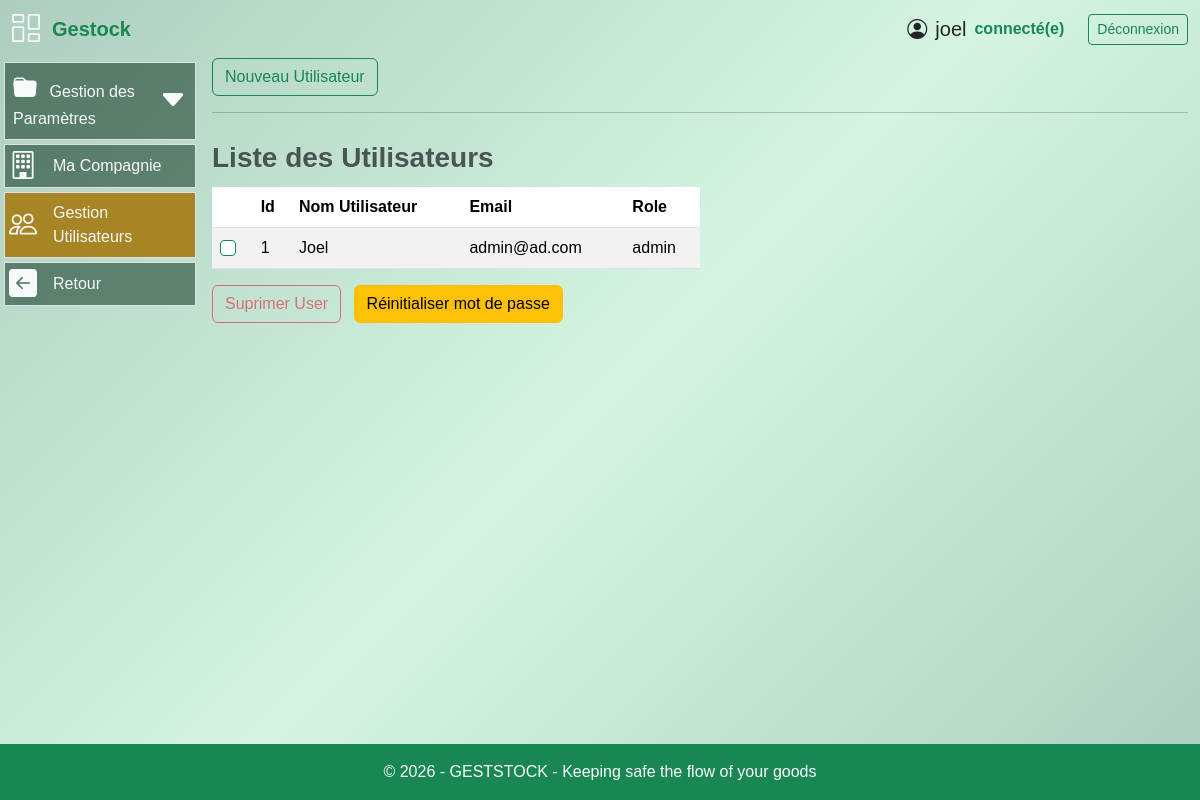
The page /gestion_materiel/user (signed in) on the database its author committed.
### models.py (models this page shows, shortened)
class User(UserMixin, db.Model):
  id = db.Column(db.Integer, primary_key=True)
  username = db.Column(db.String(64), index=True, nullable=False)
  email = db.Column(db.String(120), unique=True, nullable=False)
  password_hash = db.Column(db.String(256))
  role = db.Column(db.String(20), nullable=False, default='operateur')
  joined_at = db.Column(db.DateTime(), default = datetime.utcnow, index = True)
  must_change_password = db.Column(db.Boolean, default=False)
  __table_args__ = (
      db.UniqueConstraint('email', name='uq_user_email'),
  )

### routes.py (the view, shortened to what this page needs)
@app.route('/gestion_materiel/user', methods=['GET', 'POST'])
@login_required
def creer_user():
    form = UserForm()
    user = User.query.order_by(User.username).all()
    return render_template('user.html', form=form, user=user)

### forms.py
class UserForm(FlaskForm):
  username = StringField('Nom Utilisateur', validators=[DataRequired()])
  email = EmailField('Email', validators=[DataRequired(), Email()])
  password = PasswordField('Mot de Passe', validators=[Optional()])
  role = SelectField(
    'Role',
    choices=[
        ('superadmin', 'SuperAdmin'),
      ('admin', 'Admin'),
      ('support', 'Support'),
      ('operateur', 'Operateur'),
      ('finance', 'Finance')
    ],
    validators=[DataRequired()]
  )
  submit = SubmitField('Register')

### routes.py (called while the page is built)
@app.after_request
def disable_cache(response):
    response.headers["Cache-Control"] = "no-store, no-cache, must-revalidate, private"
    response.headers["Pragma"] = "no-cache"
    response.headers["Expires"] = "0"
    return response

@login_manager.user_loader
def load_user(user_id):
    return User.query.get(int(user_id))

@app.context_processor
def utility_processor():
    def is_active(prefix):
        return request.endpoint and prefix in request.endpoint
    return dict(is_active=is_active)

### templates/user.html (shortened to what this page needs)
{% extends "base.html" %}
{% block content %}
<div class="row">
    <div class="col">
        <a class="btn btn-outline-success me-3" data-bs-toggle="modal"
        data-bs-target="#addusermodal">Nouveau Utilisateur</a>
    </div>
</div>
<hr>
{% if user %}
      <form action="{{ url_for('delete_users') }}" method="post">
        <table class="table caption-top table-striped w-50 px-1">
          <caption class="fs-3 fw-semibold">
            Liste des Utilisateurs
        </caption>
      <thead>
        <tr>
          <th scope="col"></th>
          <th scope="col">Id</th>
          <th scope="col">Nom Utilisateur</th>
          <th scope="col">Email</th>
          <th scope="col">Role</th>
        </tr>
      </thead>
      <tbody>
        {% for user in user %}
        <tr class="user-row"
            data-id="{{ user.id }}"
            data-username="{{ user.username }}"
            data-email="{{ user.email }}"
            style="cursor:pointer">
          <td>
            <input class="form-check-input border-success produit-checkbox"
            name="user_ids"
            type="checkbox" value="{{user.id}}">
          </td>
          <td>{{ loop.index }}</td>
          <td>{{user.username.capitalize()}}</td>
          <td>{{user.email}}</td>
          <td>{{user.role}}</td>
        </tr>
        {% endfor %}
      </tbody>
    </table>
    <button type="submit" class="btn btn-outline-danger"
      onclick="return confirm('Voulez-vous supprimer ce ou ces utilisateurs ?')">Suprimer User
    </button>
    <button type="button"
        class="btn btn-warning ms-2"
        onclick="submitResetPassword()">
        Réinitialiser mot de passe
    </button>
    </form>
</div>
{% else %}
<div class="alert alert-warning text-center">
        Aucun User enregistré pour le moment.
    </div>
{% endif %}
{% endblock %}

### templates/base.html (shortened to what this page needs)
<!DOCTYPE html>
<html lang="fr">
<head>
    <link rel="stylesheet" href="/static/style/styles.css">
    <link rel="stylesheet" href="{{ url_for('static', filename='css/bootstrap.min.css') }}">
    <link rel="stylesheet" href="{{ url_for('static', filename='style/styles.css') }}">
    <link rel="stylesheet" href="https://cdn.jsdelivr.net/npm/bootstrap-icons@1.11.3/font/bootstrap-icons.css">
</head>
<body class="d-flex flex-column min-vh-100 bg-gradient-success">
    <header class="container-fluid py-2">
        <div class="row align-items-between">
            <div class="col-2 gap-2 d-flex align-items-center">
                    <i class="bi bi-columns-gap text-light fs-3"></i>
                <span class="fs-5 px-1 fw-semibold text-success">
                    Gestock
                </span>
            </div>
            <div class="col-10 d-flex gap-4 justify-content-end align-items-center">
                {% if current_user.is_authenticated %}
                    <div class="d-flex justify-content-end align-items-center ">
                        <span class="fs-5 d-flex justify-content-end mx-2 align-items-center">
                            <i class="bi bi-person-circle fs-5 mx-2"></i>
                            {{ current_user.username }}
                        </span>
                        <span class="fs-6 fw-semibold text-success">connecté(e)</span>
                    </div>
                    <div>
                        <a href="{{ url_for('logout') }}" class="btn btn-sm btn-outline-success">
                            Déconnexion
                        </a>
                    </div>
                {% endif %}
            </div>
        </div>
    </header>
    <main class="container-fluid flex-fill">
            <div class="row">
                {% if current_user.is_authenticated %}
                {% if request.path.startswith('/gestion_materiel') %}
                <nav class="col-3 col-md-2 p-1">
                            {% set active_pages = ['paiement', 'produit', 'client', 'dashboard', 'transaction', 'facture', 'stock', 'user'] %}
                        <ul class="nav flex-column gap-1">
                            {% if current_user.role in ["superadmin","admin","operateur","finance"] %}
                            <li class="nav-item bg-nav border">
                                <a class="nav-link text-light d-flex align-items-center justify-content-between px-2"
                                data-bs-toggle="collapse"
                                href="#menuParam"
                                role="button"
                                aria-expanded="false">
                                    <div>
                                        <i class="bi bi-folder-fill fs-4 me-2"></i>
                                        Gestion des Paramètres
                                    </div>
                                    <i class="bi bi-caret-down-fill fs-3"></i>
                                </a>
                            </li>
                            {% endif %}
                            {% if current_user.role in ["admin","superadmin","finance","operateur"] %}
                            <li class="{{ 'bg-nav2' if is_active('compagnie') else '' }} nav-item bg-nav-hover bg-nav px-1 border d-flex flex-fill justify-content-start align-items-center">
                                <i class="bi bi-building fs-3 text-light"></i>
                                <a class="nav-link text-light" href="{{url_for('compagnie')}}">Ma Compagnie</a>
                            </li>
                            {% endif %}
                            {% if current_user.role in ["admin","superadmin"] %}
                            <li class="{{ 'bg-nav2' if is_active('user') else '' }} nav-item bg-nav-hover bg-nav px-1 border d-flex flex-fill justify-content-start align-items-center">
                                <i class="bi bi-people fs-3 text-light"></i>
                                <a class="nav-link text-light" href="{{url_for('user')}}">Gestion Utilisateurs</a>
                            </li>
                            {% endif %}
                            {% if current_user.role in ["superadmin","admin","operateur","finance"] %}
                            <li class="nav-item bg-nav-hover bg-nav px-1 border d-flex flex-fill justify-content-start align-items-center">
                                <i class="bi bi-arrow-left-square-fill text-light fs-3"></i>
                                {% if current_user.role in ["admin","superadmin"] %}
                                    <a class="nav-link text-light"  href="{{url_for('dashboard')}}">Retour</a>
                                {% elif current_user.role == "finance" %}
                                    <a class="nav-link text-light"  href="{{url_for('nouvelle_vente')}}">Retour</a>
                                {% else %}
                                    <a class="nav-link text-light"  href="{{url_for('nouveau_achat')}}">Retour</a>
                                {% endif %}
                            </li>
                            {% endif %}
                        </ul>
                    </nav>
                    {% endif %}
                 {% endif %}
                  <section class="{% if current_user.is_authenticated %}col-9 col-md-10{% else %}col-12{% endif %}">
                     {% block content %}{% endblock %}
    </main>
    <footer class="bg-success text-light text-center py-3 mt-auto">
        <p class="mb-0">© 2026 - GESTSTOCK - Keeping safe the flow of your goods </p>
    </footer>
</body>
</html>

### static/style/styles.css (style rules this page uses)
html { height: 100%; }
body { margin: 0; font-family: Arial, sans-serif; }
.bg-gradient-success { background: linear-gradient(135deg, #adcdbf, #d5f5e2, #adcdbf); }
.bg-nav { background-color: #113a248f; }
.bg-nav2 { background-color: #a88524; }
.table td, .table th { white-space: nowrap; }

### rows shown on the page
User: username "joel", username "Joel", email "admin@ad.com", role "admin"
